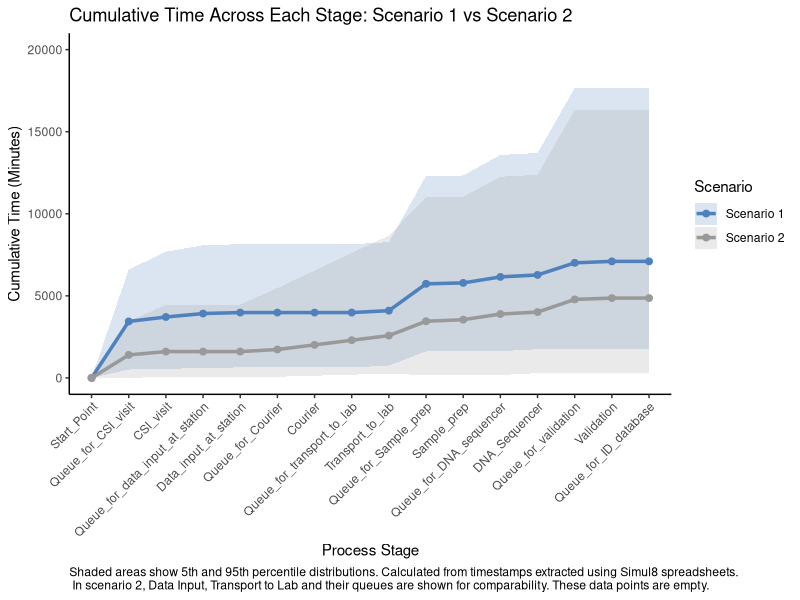

This figure's R source:
library(dplyr)
library(ggplot2)

# Read both datasets
data_1 <- read.csv("S1.csv") %>% mutate(Scenario = "Scenario 1")
data_2 <- read.csv("S2.csv") %>% mutate(Scenario = "Scenario 2")

# Combine stage order manually using file order (not union)
# Keep both data frame stage orders exactly as-is
all_stages <- unique(c(data_1$Stages, data_2$Stages))

# Create an ordered factor with all stages in the original file order
data_1$Stages <- factor(data_1$Stages, levels = all_stages)
data_2$Stages <- factor(data_2$Stages, levels = all_stages)

# Ensure missing rows are preserved and NA stays in position
data_1_full <- data.frame(Stages = all_stages) %>%
  left_join(data_1, by = "Stages") %>%
  mutate(Scenario = "Scenario 1")

data_2_full <- data.frame(Stages = all_stages) %>%
  left_join(data_2, by = "Stages") %>%
  mutate(Scenario = "Scenario 2")

# Combine both
combined_data <- bind_rows(data_1_full, data_2_full)

# Set factor levels again after bind
combined_data$Stages <- factor(combined_data$Stages, levels = all_stages)
combined_data$Scenario <- factor(combined_data$Scenario, levels = c("Scenario 1", "Scenario 2"))

# Use APA-compliant muted colors
my_colors <- c("Scenario 1" = "#4F81BD", "Scenario 2" = "#999999")

# Plot
ggplot(combined_data, aes(x = Stages)) +
  geom_ribbon(
    aes(ymin = X5thPercentile, ymax = X95thPercentile, fill = Scenario, group = Scenario),
    alpha = 0.2,
    na.rm = FALSE
  ) +
  geom_line(
    aes(y = Average, color = Scenario, group = Scenario),
    size = 1.2,
    na.rm = FALSE
  ) +
  geom_point(
    aes(y = Average, color = Scenario),
    size = 2,
    na.rm = FALSE
  ) +
  scale_color_manual(values = my_colors) +
  scale_fill_manual(values = my_colors) +
  scale_y_continuous(limits = c(0, 20000)) +
  labs(
    title = "Cumulative Time Across Each Stage: Scenario 1 vs Scenario 2",
    x = "Process Stage",
    y = "Cumulative Time (Minutes)",
    caption = "Shaded areas show 5th and 95th percentile distributions. Calculated from timestamps extracted using Simul8 spreadsheets.\n In scenario 2, Data Input, Transport to Lab and their queues are shown for comparability. These data points are empty.",
    color = "Scenario",
    fill = "Scenario"
  ) +
  theme_classic() +
  theme(
    axis.text.x = element_text(angle = 45, hjust = 1),
    plot.caption = element_text(hjust = 0)
  )
